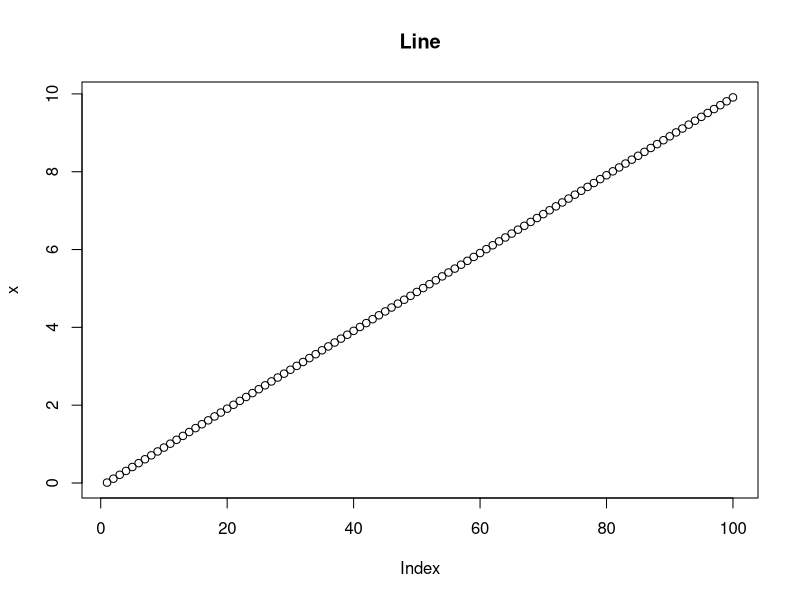
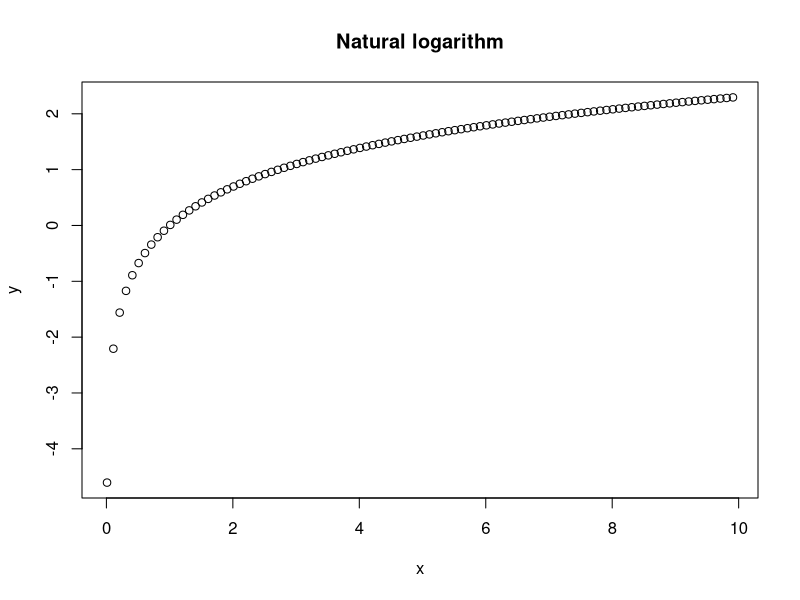
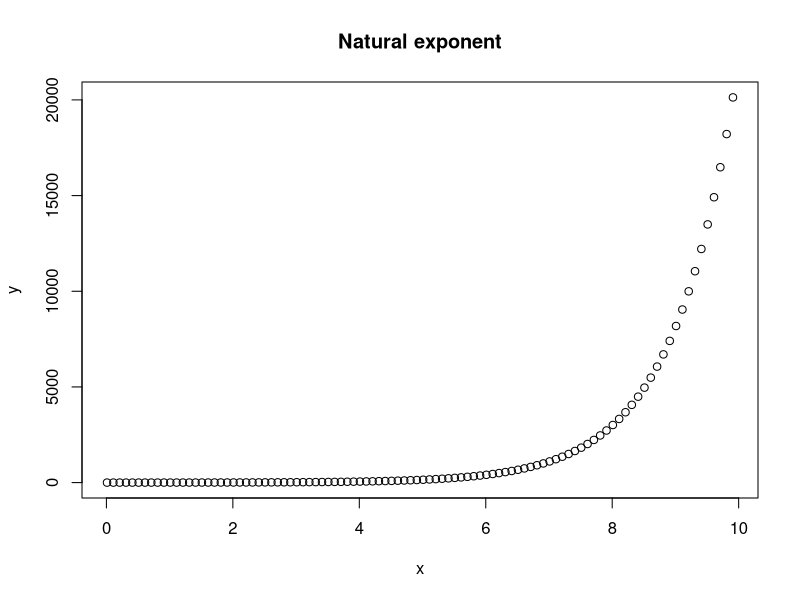
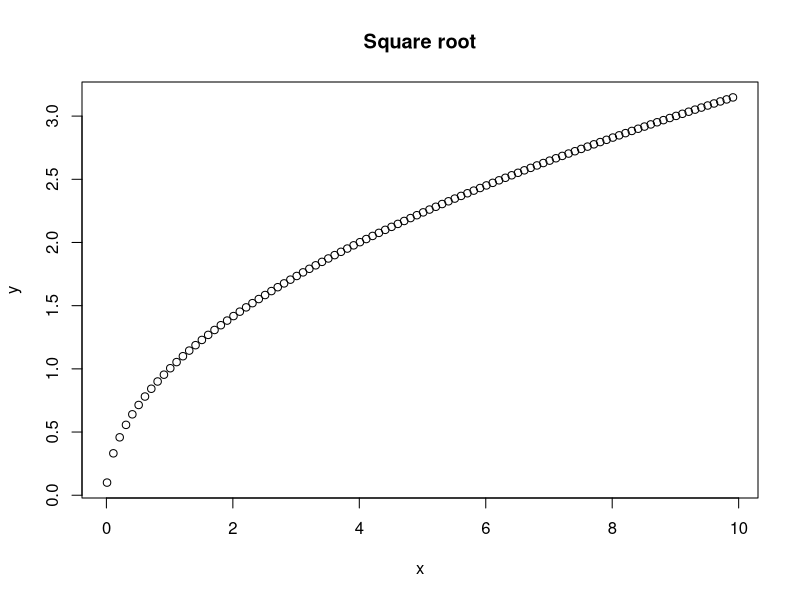
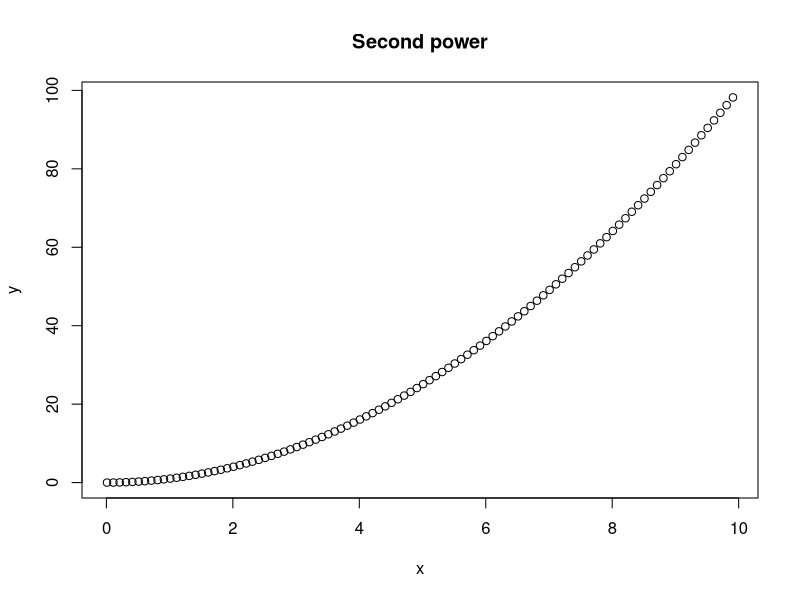
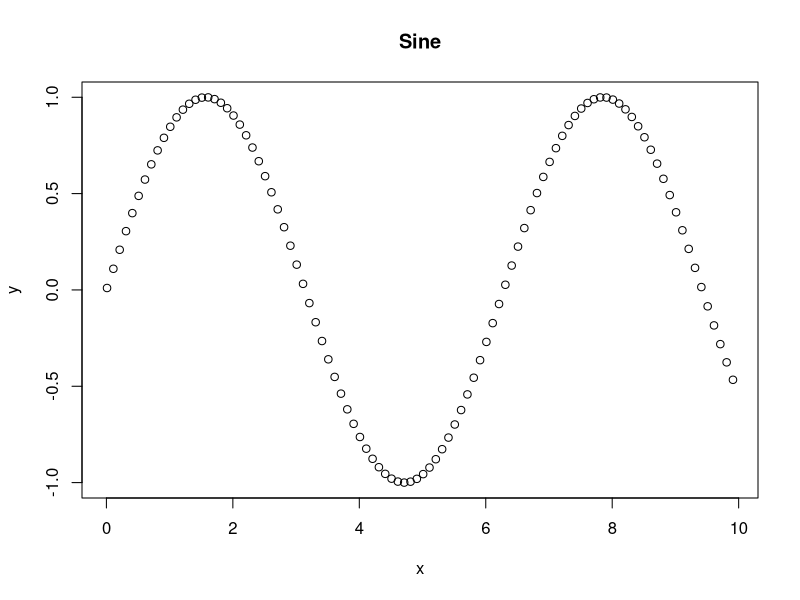
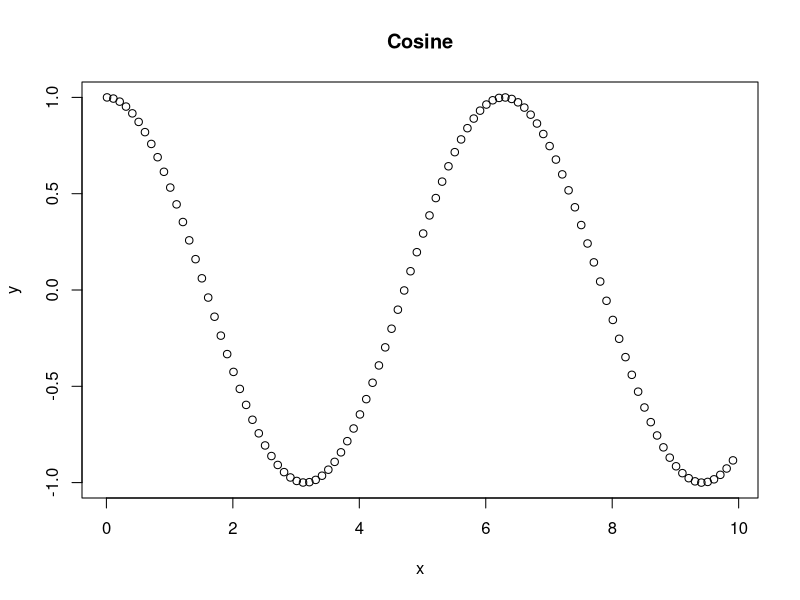
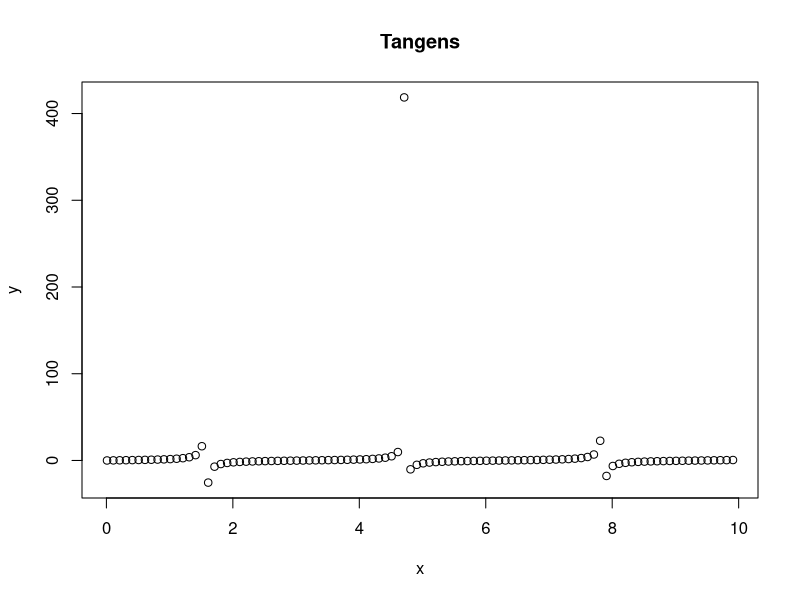

R code for these plots, in order:
# -----------------------------------------------------------------
# LECTURE 1 - PART 2 - VECTORS AND SEQUENCES
# -----------------------------------------------------------------

# -----------------------------------------------------------------
# EXAMPLE 1: Creating vectors and vector indexing
# -----------------------------------------------------------------

# Create numeric vector (of zeros) of size 6
numeric(6)

# Create logical vector (of FALSE) of size 6
logical(6)

# Create empty character vector of size 6
character(6)

# Create custom vector
c(1,2,-2,5,3.5,pi) 
c(T,T,F,T,F,F)  
c('A','B','C','D','E','F')

# You can also try:
LETTERS
letters
month.name
month.abb

# Vector as a sequence
1:10
seq(1,10,2)
seq(2,10,2)
seq(20,-20,-5)

# Repeating numbers or vectors
rep(5,5)
rep(1:3,3)
rep(1:3,each=3)

# Vector indexing
z <- c(10,20,30,40,50)
z[2]
z[2:4]
z[c(1,3,5)]
z[-3]
z[c(F,T,F,T,F)]

# -----------------------------------------------------------------
# EXAMPLE 2: Vector operations and functions
# -----------------------------------------------------------------

# Concaneate
x <- c(10,20,30)
y <- c(40,50)
z <- c(x,y) 
print(z)

# Replicate
rep(x,3)
rep(x,each=3)

# Length, sum, prod, max, min, cumsum, cumprod,cummax,cummin,diff
length(x)
sum(x)
prod(x)
max(x)
min(x)
cumsum(x)
cumprod(x)
cummax(x)
cummin(x)
diff(x)

# Sort, rank and order
z <- c(20,30,50,10,40)
print(z)
sort(z)
rank(z)
order(z)

# Other types of sort
sort(z)
sort(z, decreasing=TRUE)

# Take note that
z[order(z)]
z[order(-z)]

# Which can be used to get the n largest and n smallest values
z[order(z)[1:3]]
z[order(-z)[1:3]]

# Unique function
z <- c(1,2,5,3,2,1,2,4,2,NA,NA,NaN,NaN,Inf,-Inf)
unique(z)

# Head and tail
head(z,3)
tail(z,3)

# sapply
x <- c(1,4,9,16,25,36)
sqrt(x)
sapply(x,sqrt)

# -----------------------------------------------------------------
# EXAMPLE 3: Logical functions
# -----------------------------------------------------------------

# Relational vector relations
x <- c(1,2,2)
y <- c(2,1,2)
x > y
y < x
y == x

# Logical vector operations
x <- c(T,T,F,F)
y <- c(T,F,T,F)
x & y
!(x & y)
x | y
!(x | y)
xor(x,y)
!xor(x,y)

# All and Any
z <- c(T,T,T,T,F)
all(z)
any(z)

# %IN% operator and which function

# Create some variables (try also with two vectors)
x <- 3
y <- c(1,2,3,1,2,3)

# Contains operator
x %in% y
y %in% x

# Which
which(y==x)

# Try with vectors
x <- c(1,3,5)
y <- c(1,2,3,4)

# Contains operator
x %in% y
y %in% x

# Which
which(y %in% x)

# %notin% operator
'%notin%' <- Negate('%in%')

# Try with vectors
x <- c(1,3,5)
y <- c(1,2,3,4)

# Which elements of x are (or are not) in y
x %in% y
x %notin% y

# Which elements of y are (or are not) in x
y %in% x
y %notin% x

# -----------------------------------------------------------------
# EXAMPLE 4: Mathematical operations on vectors
# -----------------------------------------------------------------

# Addition
x <- c(1,2,3,4,5)
y <- c(2,4,6,8,10)

# Element-wise operations
x + y
x - y
x * y
x / y
x ^ y
x ^ (1/y)

# Vector operations
x * y
x %*% y
x %o% y

# Check
sum(x*y)

# Create vector x
x <- seq(0.01,10,by=0.1)
plot(x)
title('Line')

# Logarithm
y <- log(x)
plot(x,y)
title('Natural logarithm')

# Exponent
y <- exp(x)
plot(x,y)
title('Natural exponent')

# Square root
y <- sqrt(x)
plot(x,y)
title('Square root')

# Second power
y <- x^2
plot(x,y)
title('Second power')

# Sine
y <- sin(x)
plot(x,y)
title('Sine')

# Cosine
y <- cos(x)
plot(x,y)
title('Cosine')

# Tangens
y <- tan(x)
plot(x,y)
title('Tangens')

# Cotangens
y <- 1/tan(x)
plot(x,y)
title('Cotangens')

# -----------------------------------------------------------------
# EXAMPLE 5: Statistical functions
# -----------------------------------------------------------------

# Statistical distributions
x <- seq(-5,5,by=0.1)

# Gaussian pdf
y <- dnorm(x)
plot(x,y,type='l')
title('Standard Gaussian pdf')

# Gaussian cdf
y <- pnorm(x)
plot(x,y,type='l')
title('Standard Gaussian cdf')

# Quantile function
p <- seq(0.01,0.99,by=0.01)
y <- qnorm(p)
plot(p,y,type='l')
title('Standard Gaussian quantile function')

# Generate random numbers

# Size
k <- 1000

# Standard normal
x <- rnorm(k)
hist(x)

# Gaussian (non-standard)
mju=2
sigma=3
x <- rnorm(k,2,3)
hist(x)

# Uniform
x <- runif(k)
hist(x)

# Exponential
x <- rexp(k,0.01)
hist(x)

# Summary statistics
x <- rnorm(k,2,3)
mean(x)
median(x)
sd(x)
var(x)
scale(x)

# Check
(x-mean(x))/sd(x)

# Quantiles
quantile(x)
quantile(x,c(0.1,0.5,0.9))

# t-test (try for different k)
k <- 10
x <- rnorm(k,2,3)
hist(x)
t.test(x,mu=0)
t.test(x,mu=1)
t.test(x,mu=2)
t.test(x,mu=3)

# CORRELATION

# Correlation
k=1000

# Positive correlation
rho=0.6
x <- rnorm(k)
y <- rho*x + sqrt(1-rho^2)*rnorm(k)
plot(x,y)
title(paste0("Correlation: ",rho))
cor(x,y)
cor.test(x,y)

# Negative correlation
rho=-0.6
x <- rnorm(k)
y <- rho*x + sqrt(1-rho^2)*rnorm(k)
plot(x,y)
title(paste0("Correlation: ",rho))
cor(x,y)
cor.test(x,y)

# No correlation
rho= 0
x <- rnorm(k)
y <- rho*x + sqrt(1-rho^2)*rnorm(k)
plot(x,y)
title(paste0("Correlation: ",rho))
cor(x,y)
cor.test(x,y)

# Properties of correlation
x <- seq(-3,3,by=0.1)
k <- length(x)

# Positive correlation
y <- 2 + 3*x
cor(x,y)
plot(x,y)
title(paste0("Correlation: ",round(cor(x,y),2)))
y <- 2 + 3*x + rnorm(k)
cor(x,y)
plot(x,y)
title(paste0("Correlation: ",round(cor(x,y),2)))
y <- 2 + 3*x + 5*rnorm(k)
cor(x,y)
plot(x,y)
title(paste0("Correlation: ",round(cor(x,y),2)))

# Negative correlation
y <- 2 - 3*x
cor(x,y)
plot(x,y)
title(paste0("Correlation: ",round(cor(x,y),2)))
y <- 2 - 3*x + rnorm(k)
cor(x,y)
plot(x,y)
title(paste0("Correlation: ",round(cor(x,y),2)))

# Non-Linear dependencies
y <- 2 + 3*exp(x)
cor(x,y)
plot(x,y)
title(paste0("Correlation: ",round(cor(x,y),2)))

# Pearson vs. Rank correlation
# Pearson correlation
cor(x,y)
cov(x,y)/(sd(x)*sd(y))
cor(x,y,method="pearson")
# Spearman rank correlation
cor(rank(x),rank(x))
cor(x,y,method="spearman")
# Kendall rank correlation
cor(x,y,method="kendall")

# Monotonic dependencies
y <- 2 + 3*(sign(x)*abs(x)^3)
cor(x,y)
plot(x,y)
title(paste0("Correlation: ",round(cor(x,y),2)))
cor(x,y,method="pearson")
cor(x,y,method="spearman")
cor(x,y,method="kendall")

# Non-monotonic dependencies
y <- 2 + 3*(x^2)
cor(x,y)
plot(x,y)
title(paste0("Correlation: ",round(cor(x,y),2)))
cor(x,y,method="pearson")
cor(x,y,method="spearman")
cor(x,y,method="kendall")

y <- 2 + 3*sin(x)
cor(x,y)
plot(x,y)
title(paste0("Correlation: ",round(cor(x,y),2)))
cor(x,y,method="pearson")
cor(x,y,method="spearman")
cor(x,y,method="kendall")


# A. Linear regression - Univariate with constant

# Data preparation
k=500
b0 = 1
b1 = 2
sigma = 3
x <- rnorm(k)
y <- b0 + b1*x + sigma*rnorm(k)
plot(x,y)
title(paste0("y = ",b0," + ",b1," + ",sigma,"*e"))

# Compute regression coefficients
be <- lm(y~x)
be$coefficients
summary(be)

# We can also estimate sigma with
sd(be$residuals)

# Take note that this gives the same result
be <- lm(y~1+x)
be$coefficients
summary(be)

# But this give different
be <- lm(y~0+x)
be$coefficients
summary(be)

# B. Linear regression - Univariate without constant
k=10
b1 = 2
sigma = 3
x <- rnorm(k)
y <- b1*x + sigma*rnorm(k)

# Compute regression coefficients
be <- lm(y~0+x)
be$coefficients
summary(be)

# C. Multivariate linear regression with constant
k=10000
b0 = 1
b1 = 2
b2 = -3
sigma = 3
x1 <- rnorm(k)
x2 <- rnorm(k)
y <- b0 + b1*x1 +b2*x2 + sigma*rnorm(k)

# Compute regression coefficients
be <- lm(y ~ x1 + x2)
be$coefficients

# To get p-values and other statistis, you can use
summary(be)

# ---------------------------
# Linear regression plot
# ---------------------------

# Data preparation
k=100
b0 = 1
b1 = 2
sigma = 3
x <- rnorm(k)
y <- b0 + b1*x + sigma*rnorm(k)

# Compute regression coefficients
be <- lm(y~x)
be$coefficients
summary(be)

yf <- be$coefficients[1] + be$coefficients[2]*x

plot(x,y,col=2)
lines(x,yf,col=1)
title('OLS regression fit')

# -------------------------------
# Non-Linear regression
# -------------------------------

# Generate data
x <- seq(0.1,30,0.2)
b <- c(3,3,0.2)
ye <- b[1]*exp(-b[2]*exp(-b[3]*x))
plot(x,ye,type="l")
title("Gompertz curve")

# Generate noisy data
n <- length(x)
s <- 0.3
e <- rnorm(n)*s
y <- ye + e

# Plot on chart (signal+noisy)
plot(x,y,col=2)
lines(x,ye,col=4,lty=2)
title("Gompertz curve dataset")

# Raw dataset
plot(x,y)
title("Raw data sample")

# OLS based methods

# Linear fit
fit <- lm(y ~ x)
summary(fit)
yf <- predict(fit)
# Fit chart
plot(x,y,col=2)
lines(x,yf,col=1)
title("Linear fit")
lines(x,ye,col=4,lty=2)
legend(25, 0.3, legend=c("Fit", "Reality"), 
       col=c(1,4),lty = c(1,2), cex=0.8)

# Residual chart
plot(fit$residuals,col=2)
abline(h=0,col=1)
title("Linear fit - Residuals")

# Quadratic fit
x2 <- x^2
fit <- lm(y ~ x + x2)
summary(fit)
yf <- predict(fit)
# Fit chart
plot(x,y,col=2)
lines(x,yf,col=1)
title("Quadratic fit")
lines(x,ye,col=4,lty=2)
legend(25, 0.3, legend=c("Fit", "Reality"), 
       col=c(1,4),lty = c(1,2), cex=0.8)

# Cubic fit
x3 <- x^3
fit <- lm(y ~ x + x2 + x3)
summary(fit)
yf <- predict(fit)
# Fit chart
plot(x,y,col=2)
lines(x,yf,col=1)
title("Cubic fit")
lines(x,ye,col=4,lty=2)
legend(25, 0.3, legend=c("Fit", "Reality"), col=c(1,4),lty = c(1,2), cex=0.8)

# Drawback of polynomial models - Extrapolation
if (FALSE) {
  xOut <- seq(0.1,40,0.2)
  be <- fit$coefficients
  yOut <- be[1] + be[2]*xOut + be[3]*(xOut^2) + be[4]*(xOut^3)
  plot(xOut,yOut,type="l")
  points(x,y,col=2)
  title("Cubic fit extrapolation") 
}

# Logarithmic fit
logx <- log(x)
fit <- lm(y ~ logx)
summary(fit)
yf <- predict(fit)
# Fit chart
plot(x,y,col=2)
lines(x,yf,col=1)
title("Logarithmic fit")
lines(x,ye,col=4,lty=2)
legend(25, 0.3, legend=c("Fit", "Reality"), col=c(1,4),lty = c(1,2), cex=0.8)

# Logarithmic fit - Modified
logx <- log(x+1)
fit <- lm(y ~ logx)
summary(fit)
yf <- predict(fit)
# Fit chart
plot(x,y,col=2)
lines(x,yf,col=1)
title("Shifted logarithmic fit")
lines(x,ye,col=4,lty=2)
legend(25, 0.3, legend=c("Fit", "Reality"), col=c(1,4),lty = c(1,2), cex=0.8)


# Square root fit
sqrtx <-sqrt(x)
fit <- lm(y ~ sqrtx)
summary(fit)
yf <- predict(fit)
# Fit chart
plot(x,y,col=2)
lines(x,yf,col=1)
title("Square root fit")
lines(x,ye,col=4,lty=2)
legend(25, 0.3, legend=c("Fit", "Reality"), col=c(1,4),lty = c(1,2), cex=0.8)

# Approximation 2 - Piecewise linear fit
x2 <- x
x2[x<15] <- 0
x2[x>=15] <- x2[x>=15]-15
x
x2
fit <- lm(y ~ x + x2)
summary(fit)
yf <- predict(fit)
# Fit chart
plot(x,y,col=2)
lines(x,yf,col=1)
title("Piecewise linear fit")
lines(x,ye,col=4,lty=2)
legend(25, 0.3, legend=c("Fit", "Reality"), col=c(1,4),lty = c(1,2), cex=0.8)

# Non-parametric regression

# LOWESS
fit <- lowess(x, y)
summary(fit)
yf <- fit$y
plot(x,y,col=2)
lines(x,yf,col=1)
title("LOWESS fit")
lines(x,ye,col=4,lty=2)
legend(25, 0.3, legend=c("Fit", "Reality"), col=c(1,4),lty = c(1,2), cex=0.8)

# Non-Linear regression

# R function
b0 <- list(b1=1,b2=1,b3=0.5)
fit = nls(y ~ b1*exp(-b2*exp(-b3*(x))), start=b0)
summary(fit)
b0
b
coef(fit)
yf <- predict(fit)
# Fit chart
plot(x,y,col=2)
lines(x,yf,col=1)
title("Non-Linear regression fit")
lines(x,ye,col=4,lty=2)
legend(25, 0.3, legend=c("Fit", "Reality"), col=c(1,4),lty = c(1,2), cex=0.8)
